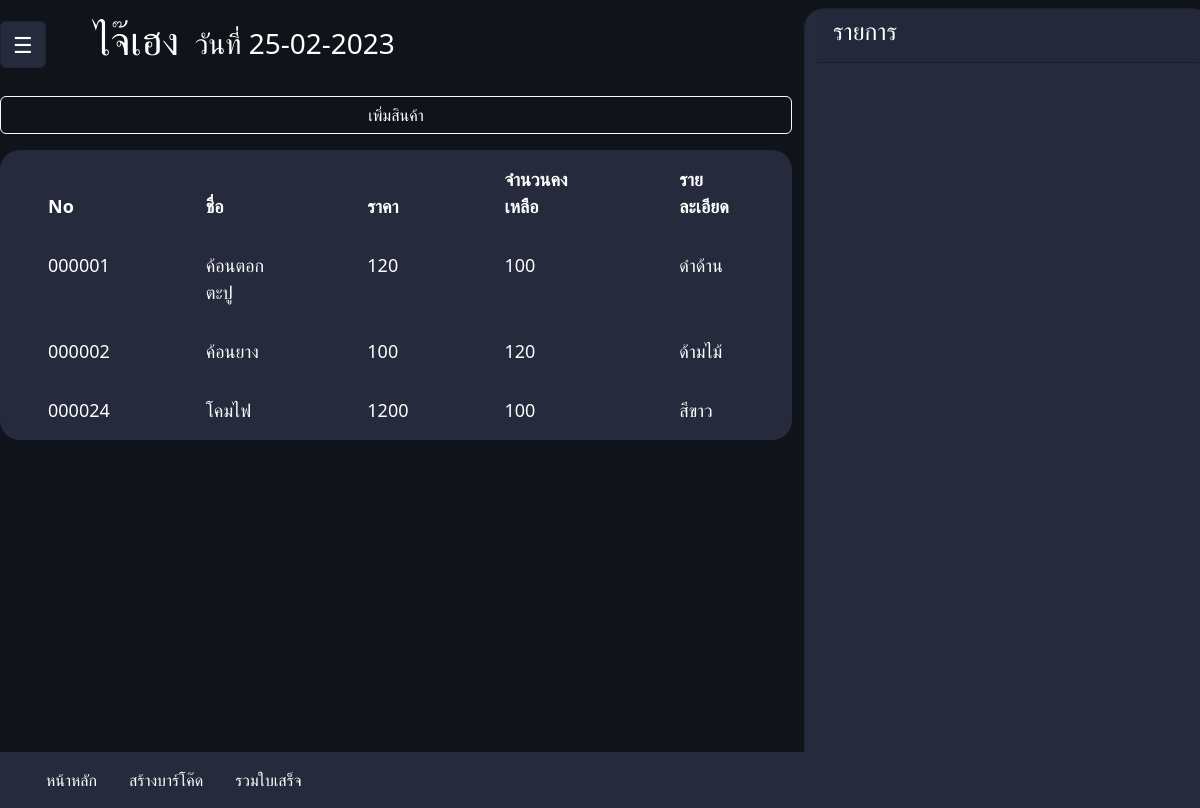
Screenshot of /new-pos/product-old.php with the database file from the repository.
### tables this page shows
CREATE TABLE `products` (
  `pd_id` int(6) UNSIGNED ZEROFILL NOT NULL,
  `name` varchar(20) NOT NULL,
  `price` decimal(5,0) NOT NULL,
  `qty` int(7) NOT NULL,
  `comment` text NOT NULL,
  `barcode` text NOT NULL
);

### new-pos/dbcontroller.php (called while the page is built, shortened)
<?php
class DBController {
	private $host = "localhost";
	private $user = "root";
	private $password = "";
	private $database = "pos";
	private $conn;
	function __construct() {
		$this->conn = $this->connectDB();
	}
	function connectDB() {
		$conn = mysqli_connect($this->host,$this->user,$this->password,$this->database);
		return $conn;
	}
	function runQuery($query) {
		$result = mysqli_query($this->conn,$query);
		while($row=mysqli_fetch_assoc($result)) {
			$resultset[] = $row;
		}
		if(!empty($resultset))
			return $resultset;
	}
}
?>

### new-pos/product-old.php (the view, shortened to what this page needs)
<?php
require 'header.php';
$sql = "SELECT * FROM products";
$DB_recipt = $db_handle->runQuery($sql);
?>
<div class="py-3">
    <div class="d-flex">
        <button data-bs-toggle="modal" data-bs-target="#exampleModal" class="btn btn-outline-green text-white border border-light w-100" type="submit">เพิ่มสินค้า</button>
    </div>
</div>
<div class="r-2 ">
    <table class="table table-dark table-borderless table-hover bg-second r-2">
        <thead>
            <tr>
                <th scope="col" class="py-3 px-5">No</th>
                <th scope="col" class="py-3 px-5">ชื่อ</th>
                <th scope="col" class="py-3 px-5">ราคา</th>
                <th scope="col" class="py-3 px-5">จำนวนคงเหลือ</th>
                <th scope="col" class="py-3 px-5">รายละเอียด</th>
            </tr>
        </thead>
        <tbody>
            <?php
            if (!empty($DB_recipt)) {
                foreach ($DB_recipt as $key => $value) {
            ?>
                    <tr class="tablinks" onclick="openCity(event, '<?php echo $DB_recipt[$key]['pd_id']; ?>')">
                        <td class="py-3 px-5"><?php echo $DB_recipt[$key]["pd_id"]; ?></td>
                        <td class="py-3 px-5"><?php echo $DB_recipt[$key]["name"]; ?></td>
                        <td class="py-3 px-5"><?php echo $DB_recipt[$key]["price"]; ?></td>
                        <td class="py-3 px-5"><?php echo $DB_recipt[$key]["qty"]; ?></td>
                        <td class="py-3 px-5"><?php echo $DB_recipt[$key]["comment"]; ?></td>
                    </tr>
            <?php
                }
            }
            ?>
        </tbody>
    </table>
</div>
</div>
<div class="col-6 col-md-4 bg-second min-vh-100 r-2 card text-white tab">
    <div class="card-header d-flex">
        <h4>
            รายการ
        </h4>
    </div>
    <div class="card-body mx-auto text-center">
    </div>
</div>
<?php require 'footer.php'; ?>

### new-pos/product-old.php (style rules this page uses)
.bg-second { background-color: #252A3C !important; }

### rows the page displays
products: pd_id "000001", name "ค้อนตอกตะปู", price "120", qty "100", comment "ดำด้าน"
products: pd_id "000002", name "ค้อนยาง", price "100", qty "120", comment "ด้ามไม้"
products: pd_id "000024", name "โคมไฟ", price "1200", qty "100", comment "สีขาว"
